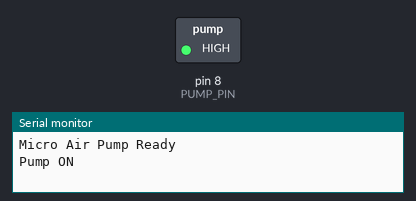
A sketch run on a simulated Arduino Uno, built with avr-gcc and run on an emulated ATmega328P. Parts: switched loads named in the sketch (green lamp = pin HIGH), the last lines printed to the serial monitor.

Above: at 1.0 s.
At 3.0 s:
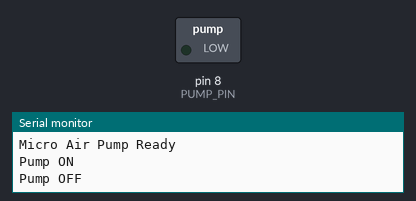
Timing chart, 0 to 5.2 s (numbered marks = the images above):
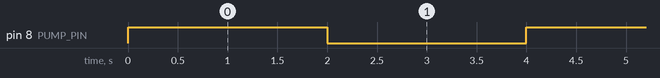

Measured:
- by itself, pin 8 (PUMP_PIN): alternates HIGH for 2.0 s and LOW for 2.0 s

The sketch:

arduino.ino
```cpp
// Micro air pump via MOSFET/transistor + flyback diode
#define PUMP_PIN 8

void setup() {
  Serial.begin(9600);
  pinMode(PUMP_PIN, OUTPUT);
  digitalWrite(PUMP_PIN, LOW);
  Serial.println("Micro Air Pump Ready");
}

void loop() {
  digitalWrite(PUMP_PIN, HIGH);
  Serial.println("Pump ON");
  delay(2000);

  digitalWrite(PUMP_PIN, LOW);
  Serial.println("Pump OFF");
  delay(2000);
}
```
